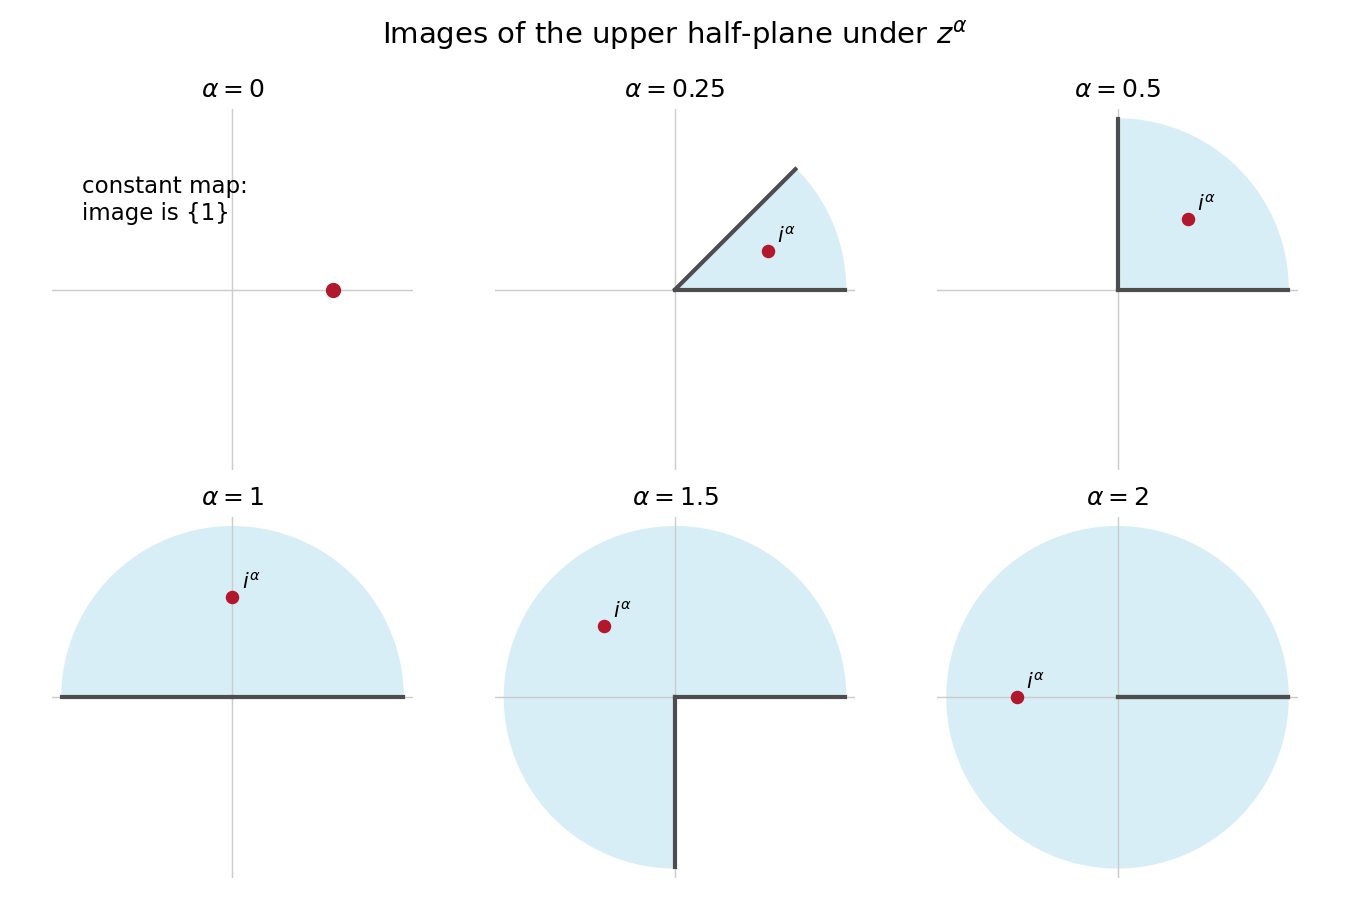

Python code for this plot:
"""Original power-map domains. Python3.14, NumPy, Matplotlib. Output CWD."""
import matplotlib
matplotlib.use("Agg")
import numpy as np
import matplotlib.pyplot as plt
fig,axes=plt.subplots(2,3,figsize=(9,6),facecolor="white")
for ax,a in zip(axes.flat,[0,.25,.5,1,1.5,2]):
 ax.axhline(0,color=".8",lw=.7);ax.axvline(0,color=".8",lw=.7)
 if a:
  th=np.linspace(0,a*np.pi,300);r=1.7
  ax.fill(np.r_[0,r*np.cos(th),0],np.r_[0,r*np.sin(th),0],color="#d8eef7")
  ax.plot([0,r],[0,0],color=".3",lw=2)
  ax.plot([0,r*np.cos(a*np.pi)],[0,r*np.sin(a*np.pi)],color=".3",lw=2)
  z=np.exp(1j*a*np.pi/2);ax.scatter([z.real],[z.imag],color="#b2182b",s=30,zorder=4)
  ax.text(z.real+.09,z.imag+.08,r"$i^\alpha$",fontsize=10)
 else:
  ax.scatter([1],[0],s=40,color="#b2182b",zorder=4)
  ax.text(-1.5,.7,"constant map:\nimage is {1}",fontsize=11)
 ax.set(xlim=(-1.8,1.8),ylim=(-1.8,1.8),aspect="equal",xticks=[],yticks=[],
        title=r"$\alpha="+str(a)+"$")
 ax.spines[["top","right","bottom","left"]].set_visible(False)
fig.suptitle(r"Images of the upper half-plane under $z^\alpha$",fontsize=14)
fig.tight_layout()
fig.savefig("2008-power-wedges.png",dpi=150,facecolor="white")
